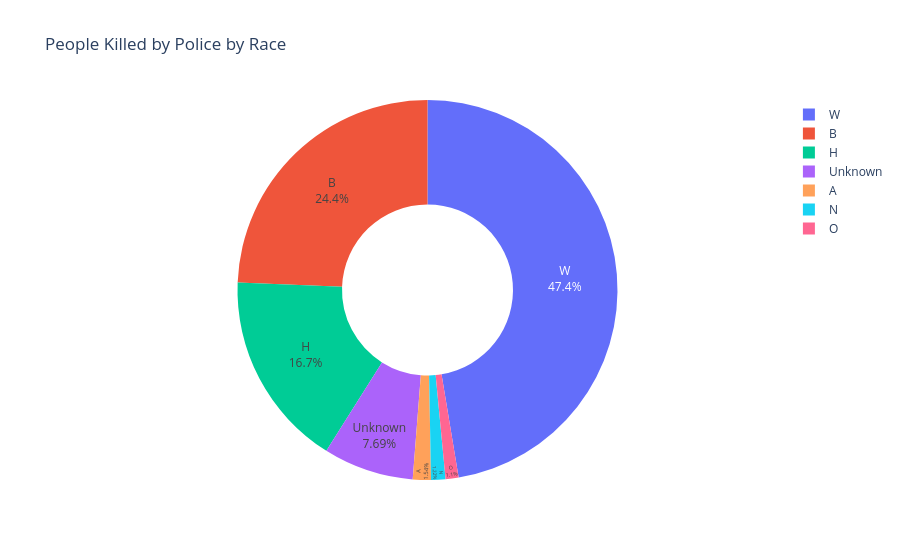

The code cell stored with this chart in its notebook:
### Markdown cell above
# Create Donut Chart by of People Killed by Race

Hint: Use `.value_counts()`

### Code cell
race_counts = (
    df_fatalities['race']
    .replace({0: 'Unknown', '0': 'Unknown'})
    .fillna('Unknown')
    .value_counts()
    .reset_index()
)

race_counts.columns = ['Race', 'Count']

fig = px.pie(
    race_counts,
    names='Race',
    values='Count',
    hole=0.45,
    title='People Killed by Police by Race'
)

fig.update_traces(textposition='inside', textinfo='percent+label')
fig.show()

### Figure 1 — Plotly figure (JSON) as saved in the notebook; plotly's stock layout.template omitted (floating-point values rounded to 4 significant figures)
{"data": [{"domain": {"x": [0, 1], "y": [0, 1]}, "hole": 0.45, "hovertemplate": "Race=%{label}<br>Count=%{value}<extra></extra>", "labels": ["W", "B", "H", "Unknown", "A", "N", "O"], "legendgroup": "", "name": "", "showlegend": true, "textinfo": "percent+label", "textposition": "inside", "type": "pie", "values": [1201, 618, 423, 195, 39, 31, 28]}], "layout": {"legend": {"tracegroupgap": 0}, "title": {"text": "People Killed by Police by Race"}}}
